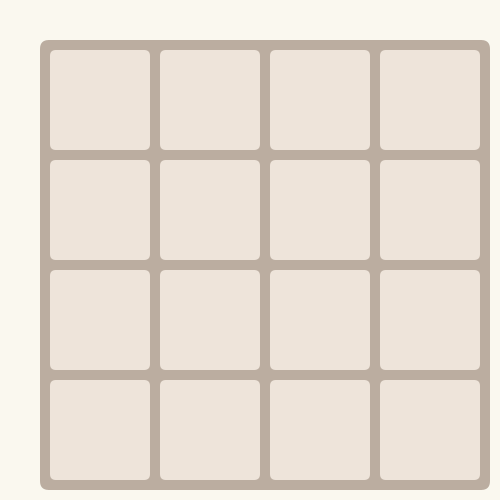
Frame 1 (no input)
Frame 60 (the mouse pressed at the canvas centre just before this capture): identical to frame 1, image omitted
Frame 120 (the mouse held since frame 60 and released just before this capture): identical to frame 1, image omitted

The Processing sketch that drew this single still picture (run headless with seeded random() and noise(); from frame 60 on, the mouse is pressed at the canvas centre):

// Processing sketch: week09_4
// ── week09_4.pde
//week09-4
void setup(){
  size (500,500);
}
void draw(){
  background(250,248,239);
  noStroke();
  fill(187,173,160);
  rect(40,40,450,450,9);
  for(int i=0;i<4;i++){
    for (int j=0;j<4;j++){
      int x =50+j*(100+10);
      int y =50+i*(100+10);
      fill(238,228,218);
      rect(x,y,100,100,6);
    }
  }
}
